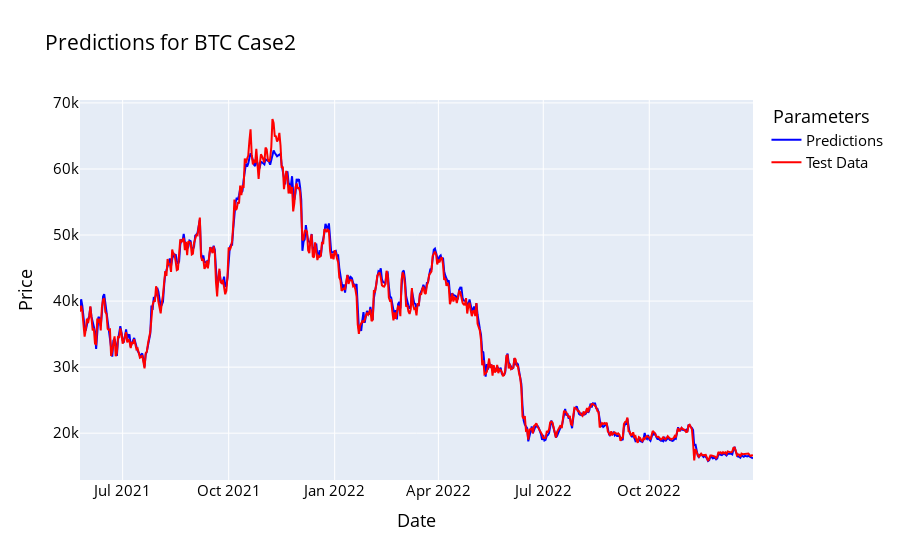

The code cell stored with this chart in its notebook:
### Code cell
names = cycle(['Predictions', 'Test Data'])

fig = go.Figure()
fig.add_trace(go.Scatter(x=y_test_df.index, y=y_pred_df['Adj Close'], name='Predictions',
                         line=dict(width=2, color='blue')))
fig.add_trace(go.Scatter(x=y_test_df.index, y=y_test_df['Adj Close'], name='Test Data',
                         line=dict(width=2, color='red')))
fig.update_layout(xaxis_title='Date', yaxis_title='Price',
                  font_size=15, font_color='black', legend_title_text=' Parameters', title = 'Predictions for BTC Case2')
fig.show()

### Figure 1 — Plotly figure (JSON) as saved in the notebook; plotly's stock layout.template omitted (floating-point values rounded to 4 significant figures; data arrays with more than 128 entries replaced by an {"elided": "..."} marker saying what was removed)
{"data": [{"line": {"color": "blue", "width": 2}, "name": "Predictions", "type": "scatter", "x": {"elided": "585 str values"}, "y": {"elided": "585 float values"}}, {"line": {"color": "red", "width": 2}, "name": "Test Data", "type": "scatter", "x": {"elided": "585 str values"}, "y": {"elided": "585 float values"}}], "layout": {"font": {"color": "black", "size": 15}, "legend": {"title": {"text": " Parameters"}}, "title": {"text": "Predictions for BTC Case2"}, "xaxis": {"title": {"text": "Date"}}, "yaxis": {"title": {"text": "Price"}}}}
